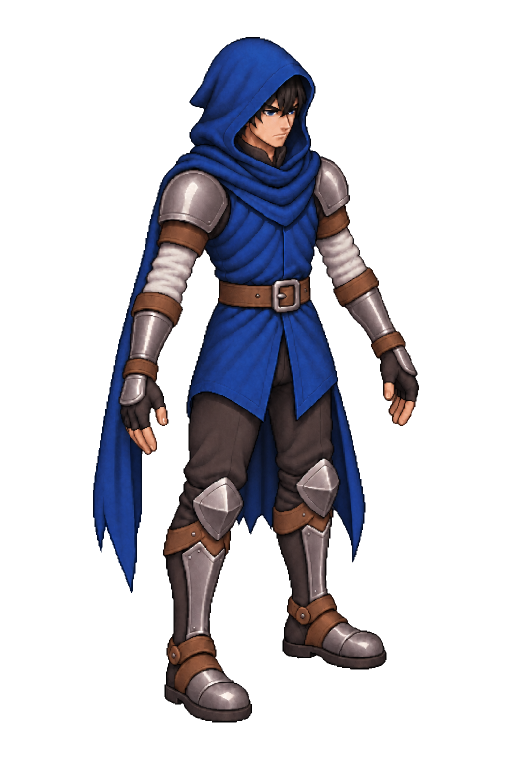
#> input picture assets/characters/hero/sheets/hero_34front_rigpose_v2.png, 1024 x 1536 px, found by its file name (shown at 1/2 size)
$ python fit34.py
#> lines starting #> are read from the running program, lines starting #| are printed output that depends on the picture
"""Находит положение каждой детали листа 3/4 на якоре (сдвиг, поворот, масштаб) масочным сопоставлением."""
import numpy as np, cv2, json, sys
from PIL import Image
ANC={'front':'hero_34front_rigpose_v2.png','back':'hero_34back_rigpose_v1.png'}
def load(p):return np.array(Image.open(p).convert('RGBA')).astype(np.float32)
def rot_part(p,ang,sc):
    h,w=p.shape[:2];c=(w/2,h/2);M=cv2.getRotationMatrix2D(c,ang,sc)
    cos,sin=abs(M[0,0]),abs(M[0,1]);nw,nh=int(h*sin+w*cos)+2,int(h*cos+w*sin)+2
    M[0,2]+=nw/2-c[0];M[1,2]+=nh/2-c[1]
    return cv2.warpAffine(p,M,(nw,nh),flags=cv2.INTER_NEAREST),M
res={}
for v,af in ANC.items():
    A=load(f'assets/characters/hero/sheets/{af}');k=.5;As=cv2.resize(A,None,fx=k,fy=k,interpolation=cv2.INTER_AREA)
#> after `As = cv2.resize(A, None, fx=k, fy=k, interpolation=cv2.INTER_AREA)`:
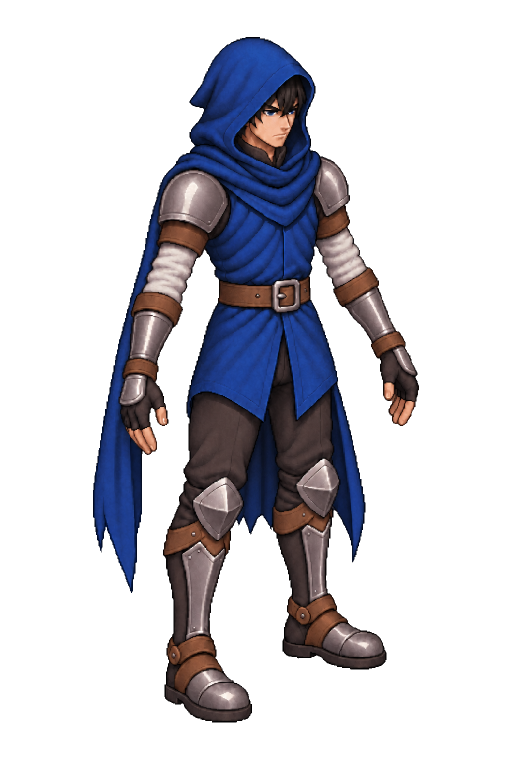
#> As: shape (768, 512, 4) float32; mean R, G, B, A 18.7, 18, 24.6, 71.3; transparent parts drawn white
    res[v]={}
    for name in ['head','torso','cape','armN','armF','legN','legF']:
#> (the run stopped early here; a loop or call above may not have finished)

$ run again, with assets/characters/hero/sheets/hero_34front_parts_v1.png copied over assets/characters/hero/sheets/hero_34front_rigpose_v2.png
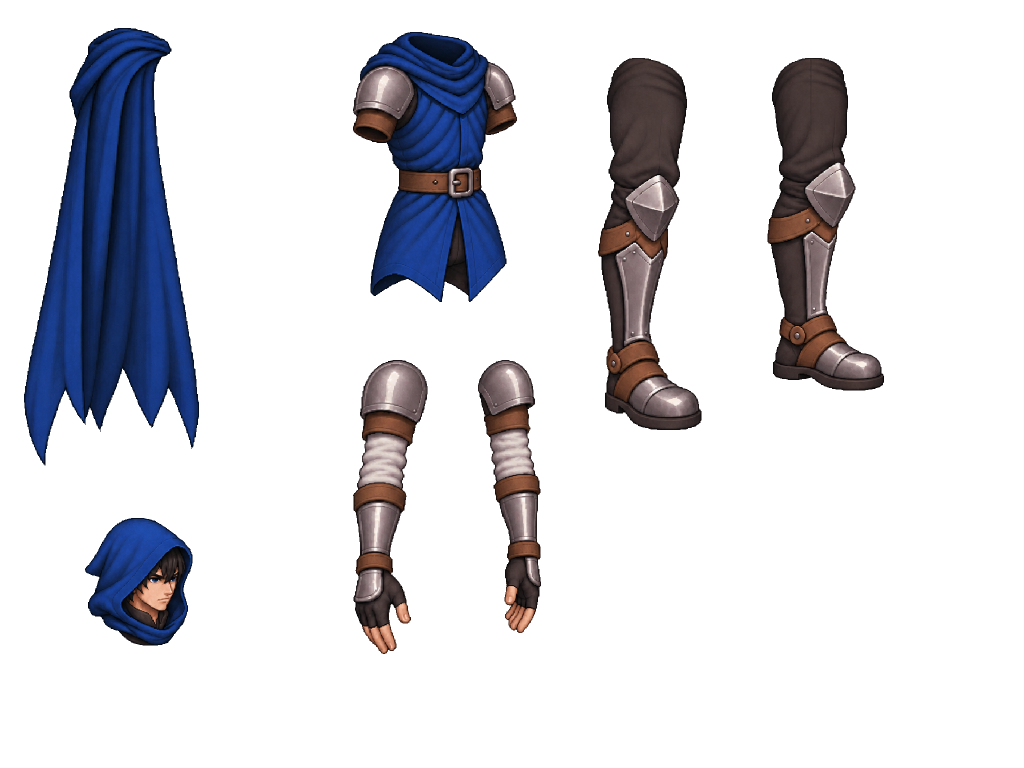
#> input picture assets/characters/hero/sheets/hero_34front_parts_v1.png, 2048 x 1536 px, found by its file name (shown at 1/2 size)
#> `As = cv2.resize(A, None, fx=k, fy=k, interpolation=cv2.INTER_AREA)`:
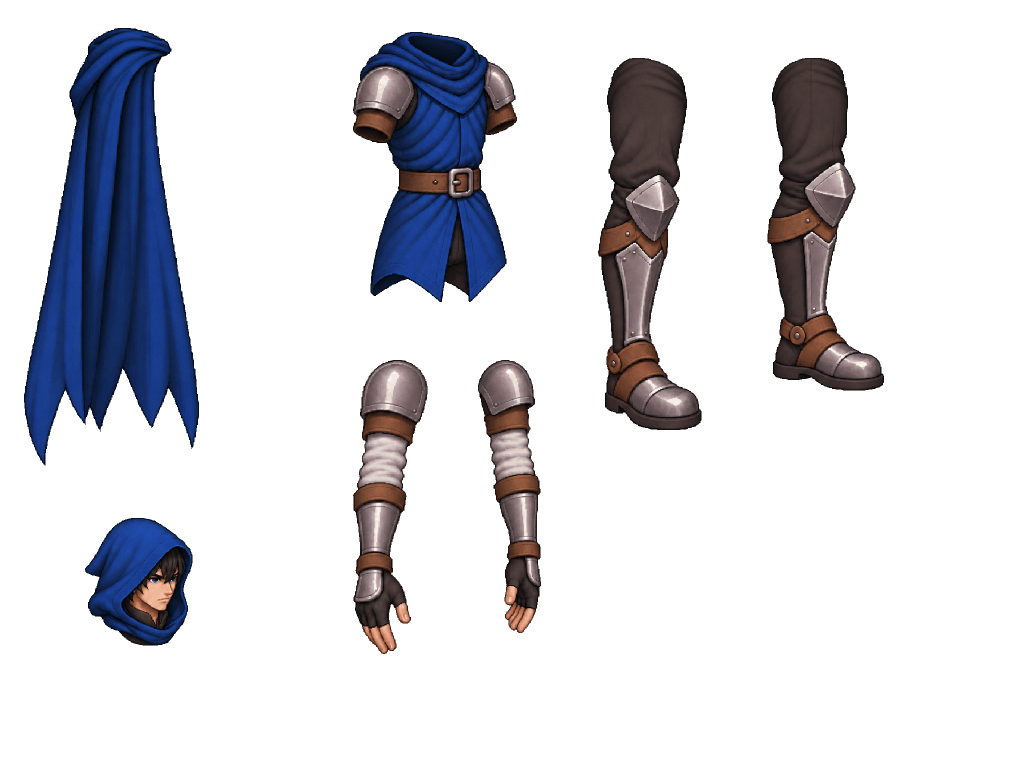
#> As: shape (768, 1024, 4) float32; mean R, G, B, A 11.6, 12.1, 17.2, 50; transparent parts drawn white
